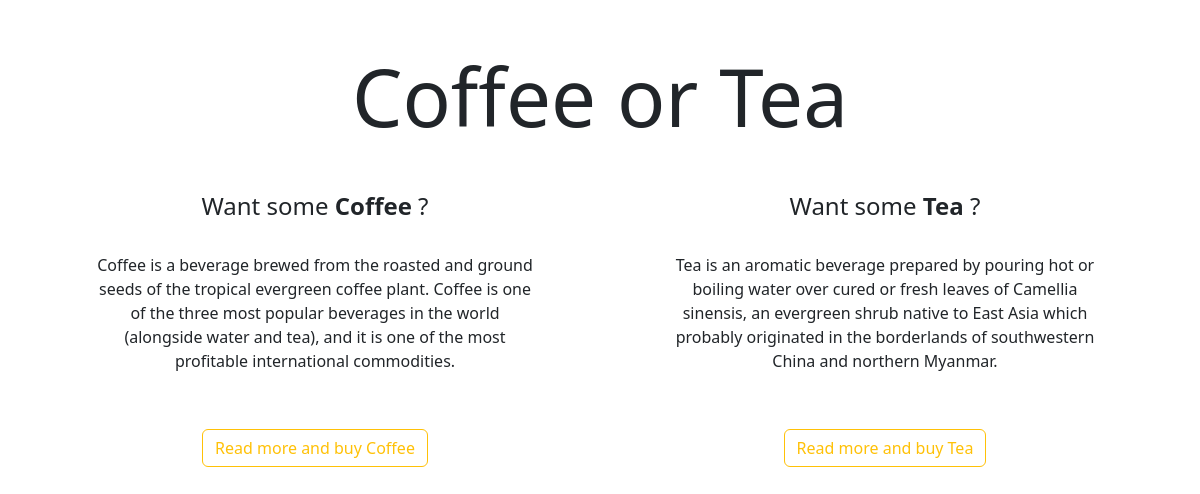
The page / on the database its author committed.
### payments/models.py (models this page shows)
class Item(models.Model):
    name = models.CharField(max_length=100)
    description = models.TextField()
    price = models.DecimalField(max_digits=10, decimal_places=2)

### payments/views.py (the view)
# urls.py: path('', views.HomePageView.as_view(), name='home'),
class HomePageView(ListView):
    model = Item
    template_name = 'home.html'
    context_object_name = 'items'
    ordering = ['id']
    def get_context_data(self, *, object_list=None, **kwargs):
        ctx = super(HomePageView, self).get_context_data(**kwargs)
        ctx['title'] = 'Home page'
        return ctx

### templates/home.html (shortened to what this page needs)
{% load static %}
<!doctype html>
<html>
  <head>
    <link rel="stylesheet" href="https://cdn.jsdelivr.net/npm/bulma@0.9.3/css/bulma.min.css">
    <link href="https://cdn.jsdelivr.net/npm/bootstrap@5.2.2/dist/css/bootstrap.min.css"
          rel="stylesheet"
>
  </head>
  <body>
    <div class="container text-center pt-4">
        <h2 class="display-1 m-4">Coffee or Tea</h2>
        {% block content %}
        <div class="row mt-4">
            {% for item in items %}
                <div class="container col m-4">
                    <h4>Want some <b>{{ item.name }}</b> ?</h4>
                    <p class="p-4">{{ item.description }}</p>
                    <a href="{% url 'item-detail' item.id %}" class="btn btn-outline-warning mt-3">Read more and buy {{ item.name }}</a>
                </div>
            {% endfor %}
        </div>
        {% endblock %}
    </div>
  </body>
</html>

### rows shown on the page
Item: name "Coffee", description "Coffee is a beverage brewed from the roasted and ground seeds of the tropical evergreen coffee plant. Coffee is one of the three most popular beverages in the world (alongside water and tea), and it is one of the most profitable international commodities."
Item: name "Tea", description "Tea is an aromatic beverage prepared by pouring hot or boiling water over cured or fresh leaves of Camellia sinensis, an evergreen shrub native to East Asia which probably originated in the borderlands of southwestern China and northern Myanmar."
